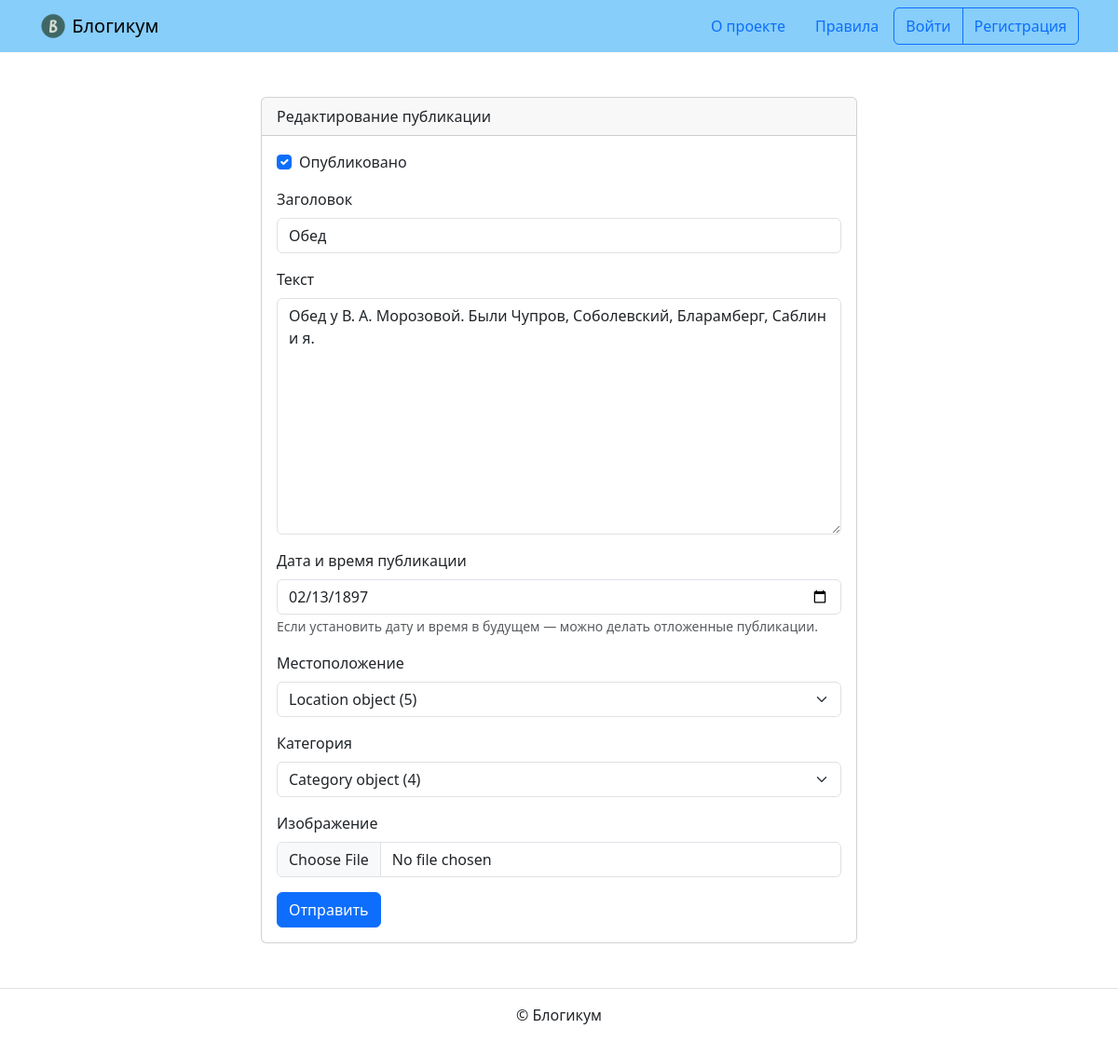
/posts/1/edit/, run on the app's committed database.
### blog/models.py (models this page shows)
class BaseModel(models.Model):
    is_published = models.BooleanField(
        default=True,
        verbose_name='Опубликовано',
        help_text='Снимите галочку, чтобы скрыть публикацию.'
    )
    class Meta:
        abstract = True
        ordering = ['-pub_date']

class Post(BaseModel):
    title = models.CharField(max_length=max_length, verbose_name='Заголовок')
    text = models.TextField(verbose_name='Текст')
    pub_date = models.DateTimeField(
        verbose_name='Дата и время публикации',
        help_text=(
            'Если установить дату и время в будущем — '
            'можно делать отложенные публикации.'
        )
    )
    author = models.ForeignKey(
        User,
        on_delete=models.CASCADE,
        verbose_name='Автор публикации'
    )
    location = models.ForeignKey(
        Location,
        on_delete=models.SET_NULL,
        null=True,
        blank=True,
        verbose_name='Местоположение'
    )
    category = models.ForeignKey(
        Category,
        on_delete=models.SET_NULL,
        null=True,
        verbose_name='Категория'
    )
    created_at = models.DateTimeField(
        auto_now_add=True,
        verbose_name='Добавлено'
    )
    image = models.ImageField(
        'Изображение',
        upload_to='blog_images',
        blank=True
    )
    class Meta:
        verbose_name = 'публикация'
        verbose_name_plural = 'Публикации'

### blog/views.py (the view)
# urls.py: path('posts/<int:pk>/edit/', views.edit_post, name="edit_post"),
def edit_post(request, pk):
    template_name = 'blog/create.html'
    instance = get_object_or_404(Post, pk=pk)
    form = PostForm(request.POST or None, instance=instance)
    context = {
        'form': form
    }
    if form.is_valid():
        form.save()
        return redirect('blog:post_detail', id=pk)
    return render(request, template_name, context)

### blog/forms.py
class PostForm(forms.ModelForm):
    class Meta:
        model = Post
        widgets = {
            'pub_date': forms.DateInput(attrs={'type': 'date'})
        }
        exclude = ('author',)

### templates/blog/create.html (shortened to what this page needs)
{% extends "base.html" %}
{% load django_bootstrap5 %}
{% block content %}
  <div class="col d-flex justify-content-center">
    <div class="card" style="width: 40rem;">
      <div class="card-header">
        {% if '/edit/' in request.path %}
          Редактирование публикации
        {% elif '/delete/' in request.path %}
          Удаление публикации
        {% else %}
          Добавление публикации
        {% endif %}
      </div>
      <div class="card-body">
        <form method="post" enctype="multipart/form-data">
          {% if not '/delete/' in request.path %}
            {% bootstrap_form form %}
          {% endif %}
          {% bootstrap_button button_type="submit" content="Отправить" %}
        </form>
      </div>
    </div>
  </div>
{% endblock %}

### data on the page
Post: is_published "☑", title "Обед", text "Обед у В. А. Морозовой. Были Чупров, Соболевский, Бларамберг, Саблин и я.", pub_date "02/13/1897", location "Location object (5)", category "Category object (4)"
